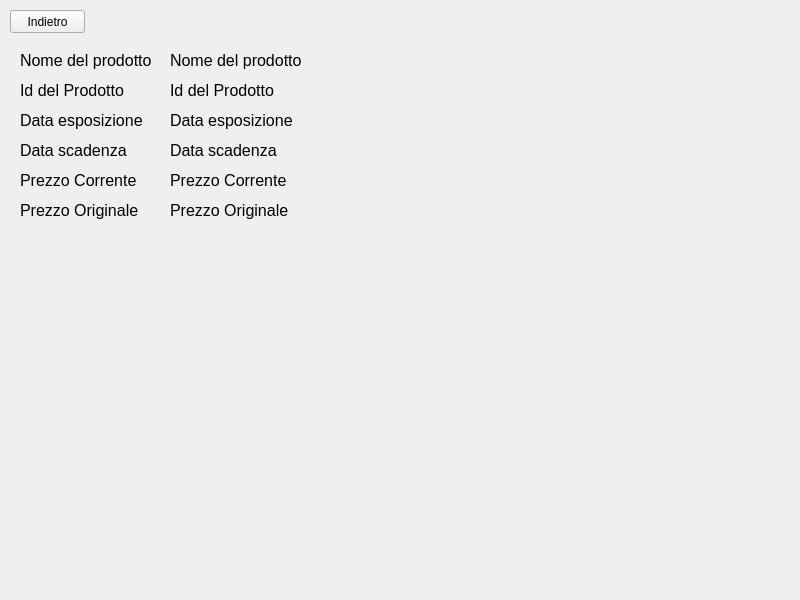
<?xml version="1.0" encoding="UTF-8"?>
<ui version="4.0">
 <class>LoginWindow</class>
 <widget class="QMainWindow" name="LoginWindow">
  <property name="geometry">
   <rect>
    <x>0</x>
    <y>0</y>
    <width>800</width>
    <height>600</height>
   </rect>
  </property>
  <property name="windowTitle">
   <string>MainWindow</string>
  </property>
  <widget class="QWidget" name="loginWidget">
   <widget class="QLabel" name="label">
    <property name="geometry">
     <rect>
      <x>20</x>
      <y>50</y>
      <width>141</width>
      <height>21</height>
     </rect>
    </property>
    <property name="font">
     <font>
      <pointsize>12</pointsize>
     </font>
    </property>
    <property name="text">
     <string>Nome del prodotto</string>
    </property>
   </widget>
   <widget class="QLabel" name="label_2">
    <property name="geometry">
     <rect>
      <x>20</x>
      <y>80</y>
      <width>141</width>
      <height>21</height>
     </rect>
    </property>
    <property name="font">
     <font>
      <pointsize>12</pointsize>
     </font>
    </property>
    <property name="text">
     <string>Id del Prodotto</string>
    </property>
   </widget>
   <widget class="QLabel" name="label_3">
    <property name="geometry">
     <rect>
      <x>20</x>
      <y>110</y>
      <width>141</width>
      <height>21</height>
     </rect>
    </property>
    <property name="font">
     <font>
      <pointsize>12</pointsize>
     </font>
    </property>
    <property name="text">
     <string>Data esposizione</string>
    </property>
   </widget>
   <widget class="QLabel" name="label_4">
    <property name="geometry">
     <rect>
      <x>20</x>
      <y>140</y>
      <width>141</width>
      <height>21</height>
     </rect>
    </property>
    <property name="font">
     <font>
      <pointsize>12</pointsize>
     </font>
    </property>
    <property name="text">
     <string>Data scadenza</string>
    </property>
   </widget>
   <widget class="QLabel" name="label_5">
    <property name="geometry">
     <rect>
      <x>20</x>
      <y>170</y>
      <width>141</width>
      <height>21</height>
     </rect>
    </property>
    <property name="font">
     <font>
      <pointsize>12</pointsize>
     </font>
    </property>
    <property name="text">
     <string>Prezzo Corrente</string>
    </property>
   </widget>
   <widget class="QLabel" name="label_6">
    <property name="geometry">
     <rect>
      <x>20</x>
      <y>200</y>
      <width>141</width>
      <height>21</height>
     </rect>
    </property>
    <property name="font">
     <font>
      <pointsize>12</pointsize>
     </font>
    </property>
    <property name="text">
     <string>Prezzo Originale</string>
    </property>
   </widget>
   <widget class="QLabel" name="label_7">
    <property name="geometry">
     <rect>
      <x>170</x>
      <y>200</y>
      <width>141</width>
      <height>21</height>
     </rect>
    </property>
    <property name="font">
     <font>
      <pointsize>12</pointsize>
     </font>
    </property>
    <property name="text">
     <string>Prezzo Originale</string>
    </property>
   </widget>
   <widget class="QLabel" name="label_8">
    <property name="geometry">
     <rect>
      <x>170</x>
      <y>50</y>
      <width>141</width>
      <height>21</height>
     </rect>
    </property>
    <property name="font">
     <font>
      <pointsize>12</pointsize>
     </font>
    </property>
    <property name="text">
     <string>Nome del prodotto</string>
    </property>
   </widget>
   <widget class="QLabel" name="label_9">
    <property name="geometry">
     <rect>
      <x>170</x>
      <y>80</y>
      <width>141</width>
      <height>21</height>
     </rect>
    </property>
    <property name="font">
     <font>
      <pointsize>12</pointsize>
     </font>
    </property>
    <property name="text">
     <string>Id del Prodotto</string>
    </property>
   </widget>
   <widget class="QLabel" name="label_10">
    <property name="geometry">
     <rect>
      <x>170</x>
      <y>140</y>
      <width>141</width>
      <height>21</height>
     </rect>
    </property>
    <property name="font">
     <font>
      <pointsize>12</pointsize>
     </font>
    </property>
    <property name="text">
     <string>Data scadenza</string>
    </property>
   </widget>
   <widget class="QLabel" name="label_11">
    <property name="geometry">
     <rect>
      <x>170</x>
      <y>170</y>
      <width>141</width>
      <height>21</height>
     </rect>
    </property>
    <property name="font">
     <font>
      <pointsize>12</pointsize>
     </font>
    </property>
    <property name="text">
     <string>Prezzo Corrente</string>
    </property>
   </widget>
   <widget class="QLabel" name="label_12">
    <property name="geometry">
     <rect>
      <x>170</x>
      <y>110</y>
      <width>141</width>
      <height>21</height>
     </rect>
    </property>
    <property name="font">
     <font>
      <pointsize>12</pointsize>
     </font>
    </property>
    <property name="text">
     <string>Data esposizione</string>
    </property>
   </widget>
   <widget class="QPushButton" name="pushButton_2">
    <property name="geometry">
     <rect>
      <x>10</x>
      <y>10</y>
      <width>75</width>
      <height>23</height>
     </rect>
    </property>
    <property name="text">
     <string>Indietro</string>
    </property>
   </widget>
  </widget>
 </widget>
 <resources/>
 <connections/>
</ui>
